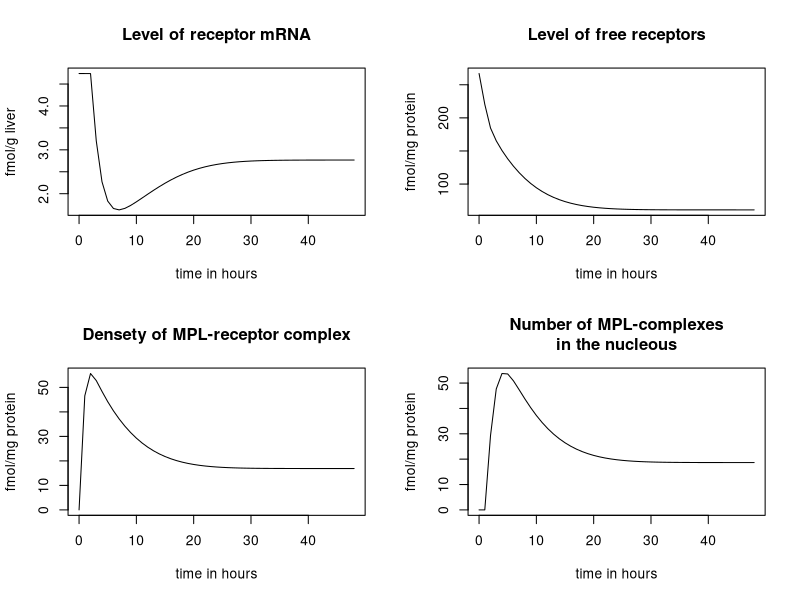

This chart was generated by the following R code:
## ---- chunk 1
knitr::opts_chunk$set(echo = TRUE)
library(deSolve)
## ---- chunk 2
# Parameters
parameters <- c(ks_Rm = 2.90, # fmol/g liver/h
                IC50_Rm = 26.2, # fmol/mg protein
                kon = 0.00329, # L/nmol/h
                kT = 0.63, # 1/h
                kre = 0.57, # 1/h
                Rf = 0.49,
                kd_R = 0.0572, # 1/h
                kd_Rm = 0.612,
                ks_R = 3.22,
                D = 53,41) # nmol/L

# Initial state
state <- c(Rmo = 4.74, # fmol/g liver
           Ro = 267, # fmol/mg protein
           DR = 0, # fmol/ mg protein
           DRN = 0) # fmol/mg protein
# Model
GR <- function(t, y, parms){
  with(as.list(c(parms)),{
    dmRNAR <- ks_Rm * (1 - y[4]/(IC50_Rm + y[4])) - kd_Rm * y[1]
    dR <- ks_R * y[1] + Rf * kre * y[4] - kon * D * y[2] - kd_R * y[2]
    dDR <- kon * D * y[2] - kT * y[3]
    dDRN <- kT * y[3] - kre * y[4] 
    return(list(c(dmRNAR, dR, dDR, dDRN)))
  })}
# Timeframe
times <- seq(0, 48, by = 1)
# Run model
out <- ode(y = state, times = times, parms = parameters, func = GR, method = "euler")
# Plot
plot(out, main = c("Level of receptor mRNA", "Level of free receptors",
                   "Densety of MPL-receptor complex", "Number of MPL-complexes\nin the nucleous"),
     xlab = "time in hours",
     ylab = c("fmol/g liver", "fmol/mg protein", "fmol/mg protein", "fmol/mg protein"))
